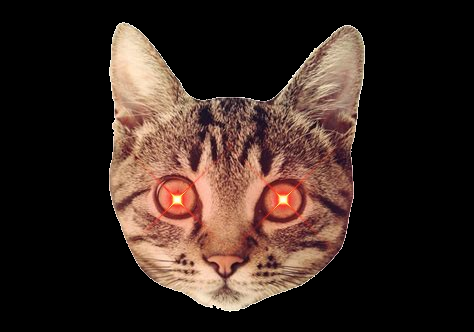
#> input picture cat_1.png, 474 x 332 px
$ python -i constants.py   (imports and definitions only)
#> lines starting #> are read from the running program, lines starting #| are printed output that depends on the picture
#> further down, picture is the input picture: shape (332, 474, 3); mean B, G, R 33.1, 39.6, 55.7
import cv2
import random
import numpy as np

PIXELATION_FACTOR = 0.04

def detect_heads(image):
    height, width = image.shape[:2]
#> height = 332; width = 474
    scale = min(1.0, 800 / max(height, width))
#> scale = 1
    if scale < 1.0:
        small = cv2.resize(image, (int(width * scale), int(height * scale)))
        gray = cv2.cvtColor(small, cv2.COLOR_BGR2GRAY)
    else:
        gray = cv2.cvtColor(image, cv2.COLOR_BGR2GRAY)
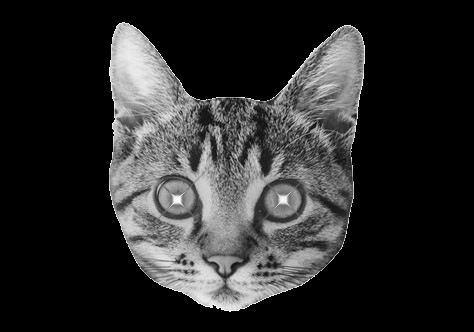
#> gray: shape (332, 474); min 0, max 255, mean 43.6

    face_cascade = cv2.CascadeClassifier(cv2.data.haarcascades + 'haarcascade_frontalface_default.xml')

    faces = face_cascade.detectMultiScale(
        gray,
        scaleFactor=1.3,
        minNeighbors=3,
        minSize=(20, 20),
        flags=cv2.CASCADE_SCALE_IMAGE
    )
#> faces = [[115, 46, 255, 255]]

    faces_with_angles = []
    for (x, y, w, h) in faces:
        if scale < 1.0:
            x, y, w, h = int(x/scale), int(y/scale), int(w/scale), int(h/scale)
        angle = random.uniform(-15, 15)
        faces_with_angles.append({
            'rect': (x, y, w, h),
            'angle': angle
        })
#> this loop made 1 pass
#> (x, y, w, h, angle) on pass 1: (115, 46, 255, 255, 10.33)
#> after the loop, faces_with_angles = 1 item

    return faces_with_angles

>>> import cv2
>>> picture = cv2.imread('cat_1.png')
>>> result = detect_heads(picture)
#> result = 1 item

$ run again, on cat_2.png
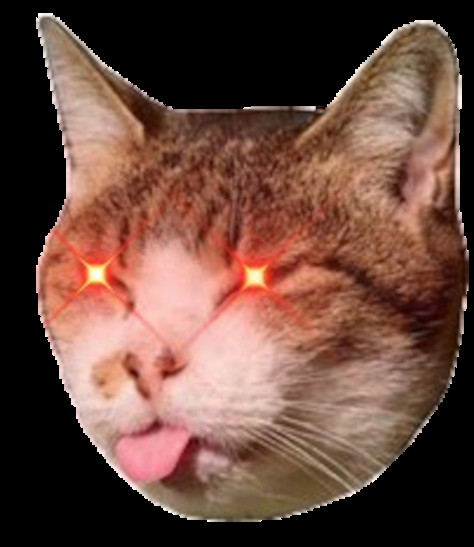
#> input picture cat_2.png, 474 x 547 px
#> picture is the input picture: shape (547, 474, 3); mean B, G, R 61.4, 72.6, 105.5
#> in detect_heads, `gray = cv2.cvtColor(image, cv2.COLOR_BGR2GRAY)`:
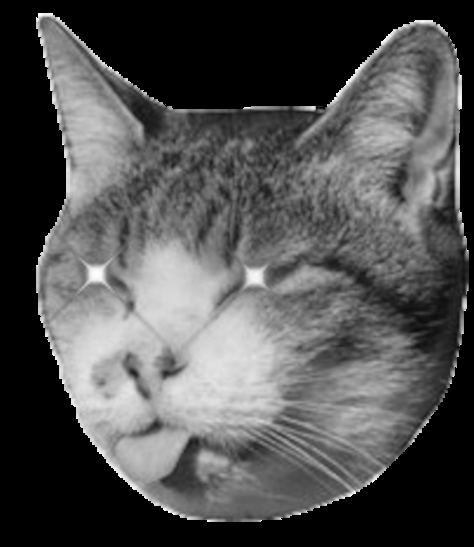
#> gray: shape (547, 474); min 0, max 255, mean 81.2
#> faces = [[320, 362, 102, 102]]
#> the loop in detect_heads, `for (x, y, w, h) in faces:` made 1 pass
#> (x, y, w, h, angle) on pass 1: (320, 362, 102, 102, 10.33)
#> after the loop in detect_heads, `for (x, y, w, h) in faces:`: faces_with_angles = 1 item

$ run again, on cat_22.png
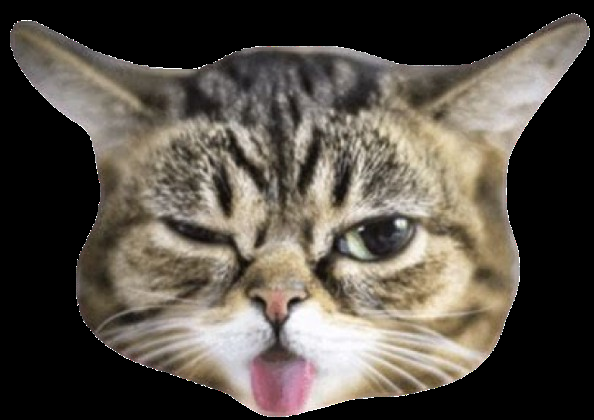
#> input picture cat_22.png, 594 x 420 px
#> picture is the input picture: shape (420, 594, 3); mean B, G, R 71.2, 79.6, 86.2
#> in detect_heads, `gray = cv2.cvtColor(image, cv2.COLOR_BGR2GRAY)`:
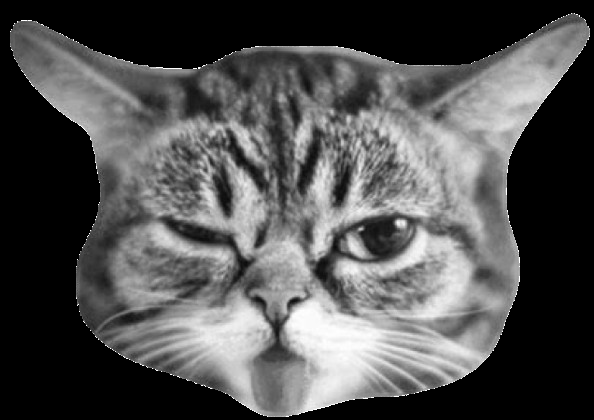
#> gray: shape (420, 594); min 0, max 255, mean 80.6
#> faces = ()
#> after the loop in detect_heads, `for (x, y, w, h) in faces:`: faces_with_angles = []

$ run again, on cat_3.png
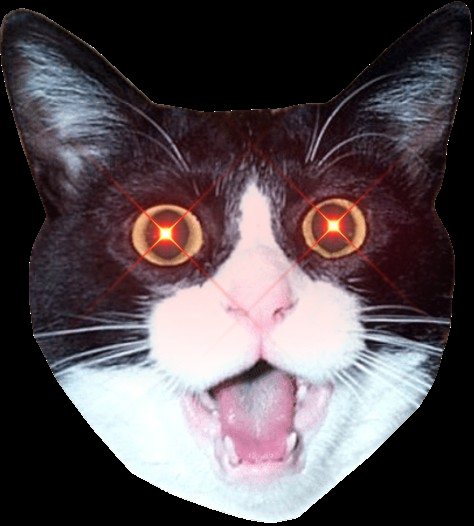
#> input picture cat_3.png, 474 x 526 px
#> picture is the input picture: shape (526, 474, 3); mean B, G, R 81.4, 77.1, 86.9
#> in detect_heads, `gray = cv2.cvtColor(image, cv2.COLOR_BGR2GRAY)`:
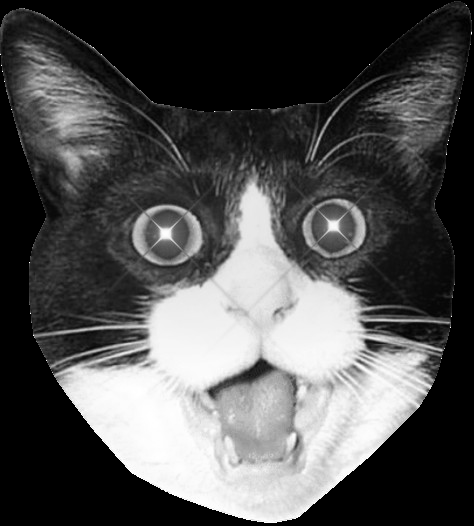
#> gray: shape (526, 474); min 0, max 255, mean 80.6
#> faces = [[114, 182, 109, 109]]
#> the loop in detect_heads, `for (x, y, w, h) in faces:` made 1 pass
#> (x, y, w, h, angle) on pass 1: (114, 182, 109, 109, 10.33)
#> after the loop in detect_heads, `for (x, y, w, h) in faces:`: faces_with_angles = 1 item
